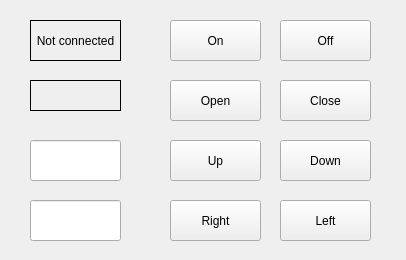
<?xml version="1.0" encoding="UTF-8"?>
<ui version="4.0">
 <class>MainWindow</class>
 <widget class="QMainWindow" name="MainWindow">
  <property name="geometry">
   <rect>
    <x>0</x>
    <y>0</y>
    <width>406</width>
    <height>260</height>
   </rect>
  </property>
  <property name="windowTitle">
   <string>Gripper</string>
  </property>
  <widget class="QWidget" name="centralwidget">
   <widget class="QPushButton" name="pushButton_2">
    <property name="geometry">
     <rect>
      <x>280</x>
      <y>20</y>
      <width>91</width>
      <height>41</height>
     </rect>
    </property>
    <property name="text">
     <string>Off</string>
    </property>
   </widget>
   <widget class="QLabel" name="Lab_VID_PID_num">
    <property name="geometry">
     <rect>
      <x>30</x>
      <y>80</y>
      <width>91</width>
      <height>31</height>
     </rect>
    </property>
    <property name="frameShape">
     <enum>QFrame::Box</enum>
    </property>
    <property name="text">
     <string/>
    </property>
    <property name="alignment">
     <set>Qt::AlignCenter</set>
    </property>
   </widget>
   <widget class="QLabel" name="label">
    <property name="geometry">
     <rect>
      <x>30</x>
      <y>20</y>
      <width>91</width>
      <height>41</height>
     </rect>
    </property>
    <property name="frameShape">
     <enum>QFrame::Box</enum>
    </property>
    <property name="text">
     <string>Not connected</string>
    </property>
    <property name="alignment">
     <set>Qt::AlignCenter</set>
    </property>
   </widget>
   <widget class="QPushButton" name="pushButton">
    <property name="geometry">
     <rect>
      <x>170</x>
      <y>20</y>
      <width>91</width>
      <height>41</height>
     </rect>
    </property>
    <property name="text">
     <string>On</string>
    </property>
   </widget>
   <widget class="QPushButton" name="pushButton_3">
    <property name="geometry">
     <rect>
      <x>170</x>
      <y>80</y>
      <width>91</width>
      <height>41</height>
     </rect>
    </property>
    <property name="text">
     <string>Open</string>
    </property>
   </widget>
   <widget class="QPushButton" name="pushButton_4">
    <property name="geometry">
     <rect>
      <x>280</x>
      <y>80</y>
      <width>91</width>
      <height>41</height>
     </rect>
    </property>
    <property name="text">
     <string>Close</string>
    </property>
   </widget>
   <widget class="QPushButton" name="pushButton_5">
    <property name="geometry">
     <rect>
      <x>170</x>
      <y>140</y>
      <width>91</width>
      <height>41</height>
     </rect>
    </property>
    <property name="text">
     <string>Up</string>
    </property>
   </widget>
   <widget class="QPushButton" name="pushButton_6">
    <property name="geometry">
     <rect>
      <x>280</x>
      <y>140</y>
      <width>91</width>
      <height>41</height>
     </rect>
    </property>
    <property name="text">
     <string>Down</string>
    </property>
   </widget>
   <widget class="QPushButton" name="pushButton_7">
    <property name="geometry">
     <rect>
      <x>170</x>
      <y>200</y>
      <width>91</width>
      <height>41</height>
     </rect>
    </property>
    <property name="text">
     <string>Right</string>
    </property>
   </widget>
   <widget class="QPushButton" name="pushButton_8">
    <property name="geometry">
     <rect>
      <x>280</x>
      <y>200</y>
      <width>91</width>
      <height>41</height>
     </rect>
    </property>
    <property name="text">
     <string>Left</string>
    </property>
   </widget>
   <widget class="QLineEdit" name="lineEdit">
    <property name="geometry">
     <rect>
      <x>30</x>
      <y>140</y>
      <width>91</width>
      <height>41</height>
     </rect>
    </property>
    <property name="alignment">
     <set>Qt::AlignCenter</set>
    </property>
   </widget>
   <widget class="QLineEdit" name="lineEdit_2">
    <property name="geometry">
     <rect>
      <x>30</x>
      <y>200</y>
      <width>91</width>
      <height>41</height>
     </rect>
    </property>
    <property name="alignment">
     <set>Qt::AlignCenter</set>
    </property>
   </widget>
  </widget>
 </widget>
 <resources/>
 <connections/>
</ui>
